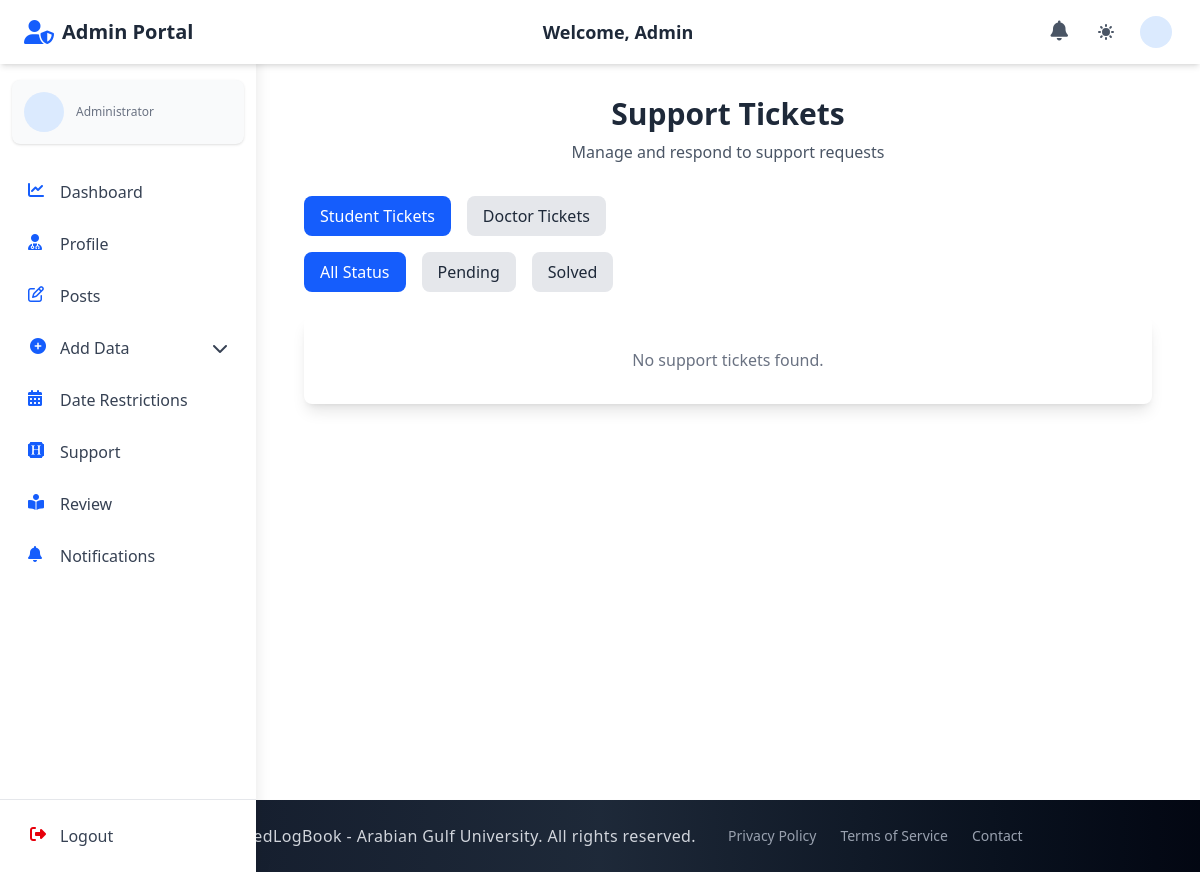
Before: /admin_section/admin_support/ (signed in) with the older database file.
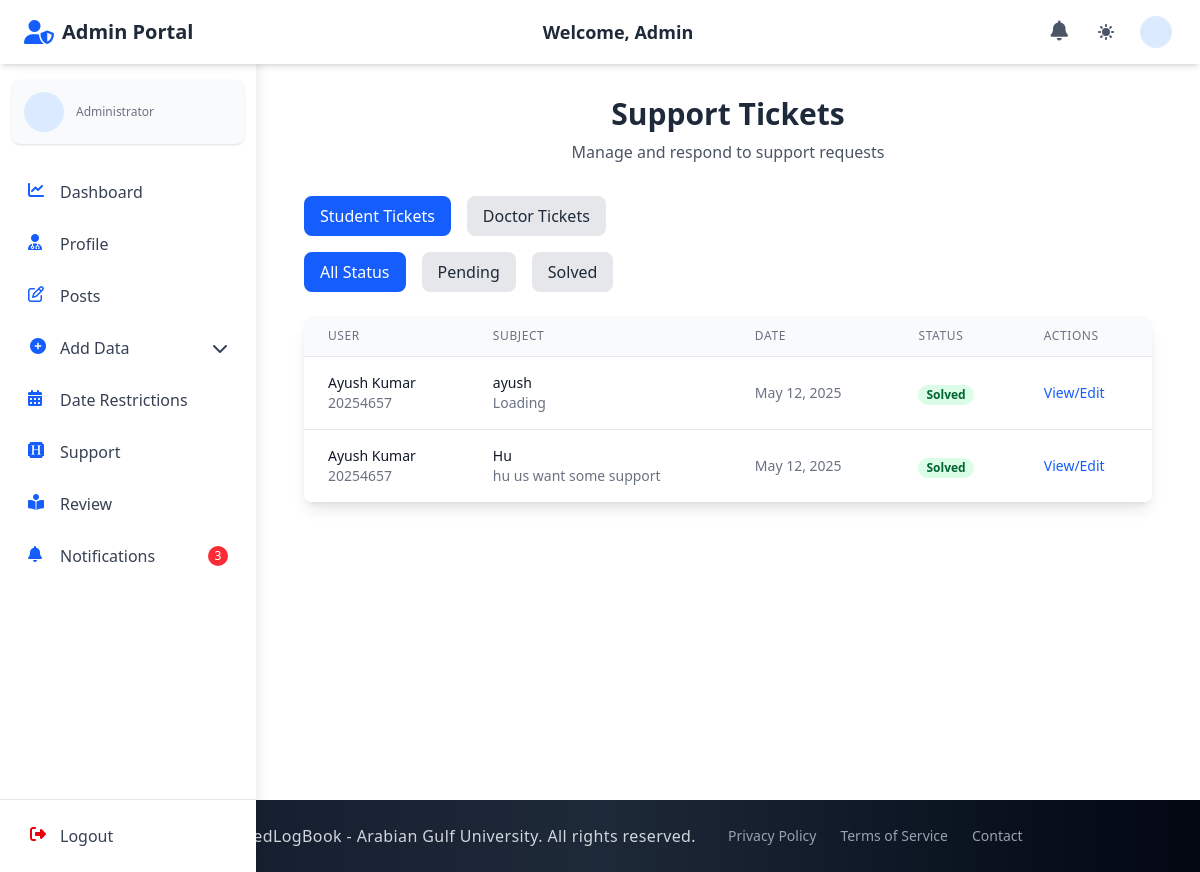
After: the same page with the newer database file.
### student_section/models.py (models this page shows, shortened)
class SupportTicket(models.Model):
    student = models.ForeignKey(Student, on_delete=models.CASCADE, related_name='support_tickets')
    subject = models.CharField(max_length=100)
    description = models.TextField()
    date_created = models.DateTimeField(auto_now_add=True)
    STATUS_CHOICES = [
        ('pending', 'Pending'),
        ('solved', 'Solved')
    ]
    status = models.CharField(max_length=20, choices=STATUS_CHOICES, default='pending')
    admin_comments = models.TextField(blank=True)
    resolved_date = models.DateTimeField(null=True, blank=True)
    class Meta:
        ordering = ['-date_created']
        verbose_name = "Support Ticket"
        verbose_name_plural = "Support Tickets"

### accounts/models.py (models this page shows, shortened)
class Student(models.Model):
    user = models.OneToOneField(
        CustomUser, on_delete=models.CASCADE, related_name="student"
    )
    student_id = models.CharField(max_length=30, unique=True)
    group = models.ForeignKey(
        "admin_section.Group",
        on_delete=models.SET_NULL,
        null=True,
        blank=True,
        related_name="students",
    )

class CustomUser(AbstractUser):
    email = models.EmailField(unique=True)
    first_name = models.CharField(max_length=150, blank=True)
    last_name = models.CharField(max_length=150, blank=True)
    profile_photo = models.ImageField(
        upload_to="profiles/", blank=True, null=True, default="profiles/default.jpg"
    )
    city = models.CharField(max_length=100, blank=True)
    country = models.CharField(max_length=100, blank=True)
    phone_no = models.CharField(max_length=20, blank=True)
    bio = models.TextField(blank=True)
    speciality = models.CharField(max_length=100, blank=True)
    ROLE_CHOICES = (
        ("student", "Student"),
        ("doctor", "Doctor"),
        ("staff", "Staff"),
        ("admin", "Admin"),
    )
    role = models.CharField(max_length=10, choices=ROLE_CHOICES, default="student")
    groups = models.ManyToManyField(
        "auth.Group", related_name="customuser_groups", blank=True
    )
    user_permissions = models.ManyToManyField(
        "auth.Permission", related_name="customuser_permissions", blank=True
    )
    USERNAME_FIELD = "email"
    REQUIRED_FIELDS = ["username"]

### admin_section/views.py (the view)
# urls.py: path("admin_support/", views.admin_support, name="admin_support"),
@login_required
def admin_support(request):
    ticket_type = request.GET.get('type', 'student')
    status_filter = request.GET.get('status', '')
    if ticket_type == 'doctor':
        tickets = DoctorSupportTicket.objects.all().order_by('-date_created')
    else:  # default to student tickets
        tickets = SupportTicket.objects.all().order_by('-date_created')
        ticket_type = 'student'  # ensure valid value
    if status_filter in ['pending', 'solved']:
        tickets = tickets.filter(status=status_filter)
    context = {
        'tickets': tickets,
        'status_filter': status_filter,
        'ticket_type': ticket_type,
    }
    return render(request, "admin_section/admin_support.html", context)

### admin_section/templates/admin_section/admin_support.html (shortened to what this page needs)
{% extends 'base.html' %}
{% block navbar %}
{% include 'components/admin_auth_navbar.html' %}
{% endblock %}
{% block content %}
  <div class="container mx-auto px-4 py-8">
    <div class="text-center mb-8">
      <h2 class="text-3xl font-bold text-gray-800 dark:text-white">Support Tickets</h2>
      <p class="text-gray-600 dark:text-gray-300 mt-2">Manage and respond to support requests</p>
    </div>
    <div class="mb-4 flex flex-wrap gap-4">
      <a href="{% url 'admin_section:admin_support' %}?type=student{% if status_filter %}&status={{ status_filter }}{% endif %}" class="px-4 py-2 rounded-lg {% if ticket_type == 'student' %}bg-blue-600 text-white{% else %}bg-gray-200 text-gray-800 dark:bg-gray-700 dark:text-white{% endif %} hover:bg-blue-700 hover:text-white transition-colors duration-200">
        Student Tickets
      </a>
      <a href="{% url 'admin_section:admin_support' %}?type=doctor{% if status_filter %}&status={{ status_filter }}{% endif %}" class="px-4 py-2 rounded-lg {% if ticket_type == 'doctor' %}bg-purple-600 text-white{% else %}bg-gray-200 text-gray-800 dark:bg-gray-700 dark:text-white{% endif %} hover:bg-purple-700 hover:text-white transition-colors duration-200">
        Doctor Tickets
      </a>
    </div>
    <div class="mb-6 flex flex-wrap gap-4">
      <a href="{% url 'admin_section:admin_support' %}?type={{ ticket_type }}" class="px-4 py-2 rounded-lg {% if not status_filter %}bg-blue-600 text-white{% else %}bg-gray-200 text-gray-800 dark:bg-gray-700 dark:text-white{% endif %} hover:bg-blue-700 hover:text-white transition-colors duration-200">
        All Status
      </a>
      <a href="{% url 'admin_section:admin_support' %}?type={{ ticket_type }}&status=pending" class="px-4 py-2 rounded-lg {% if status_filter == 'pending' %}bg-yellow-500 text-white{% else %}bg-gray-200 text-gray-800 dark:bg-gray-700 dark:text-white{% endif %} hover:bg-yellow-600 hover:text-white transition-colors duration-200">
        Pending
      </a>
      <a href="{% url 'admin_section:admin_support' %}?type={{ ticket_type }}&status=solved" class="px-4 py-2 rounded-lg {% if status_filter == 'solved' %}bg-green-600 text-white{% else %}bg-gray-200 text-gray-800 dark:bg-gray-700 dark:text-white{% endif %} hover:bg-green-700 hover:text-white transition-colors duration-200">
        Solved
      </a>
    </div>
    <div class="bg-white dark:bg-gray-800 rounded-lg shadow-lg overflow-hidden">
      {% if tickets %}
        <table class="min-w-full divide-y divide-gray-200 dark:divide-gray-700">
          <thead class="bg-gray-50 dark:bg-gray-700">
            <tr>
              <th scope="col" class="px-6 py-3 text-left text-xs font-medium text-gray-500 dark:text-gray-300 uppercase tracking-wider">User</th>
              <th scope="col" class="px-6 py-3 text-left text-xs font-medium text-gray-500 dark:text-gray-300 uppercase tracking-wider">Subject</th>
              <th scope="col" class="px-6 py-3 text-left text-xs font-medium text-gray-500 dark:text-gray-300 uppercase tracking-wider">Date</th>
              <th scope="col" class="px-6 py-3 text-left text-xs font-medium text-gray-500 dark:text-gray-300 uppercase tracking-wider">Status</th>
              <th scope="col" class="px-6 py-3 text-left text-xs font-medium text-gray-500 dark:text-gray-300 uppercase tracking-wider">Actions</th>
            </tr>
          </thead>
          <tbody class="bg-white dark:bg-gray-800 divide-y divide-gray-200 dark:divide-gray-700">
            {% for ticket in tickets %}
              <tr class="hover:bg-gray-50 dark:hover:bg-gray-700">
                <td class="px-6 py-4 whitespace-nowrap">
                  {% if ticket_type == 'student' %}
                    <div class="text-sm font-medium text-gray-900 dark:text-white">{{ ticket.student.user.get_full_name }}</div>
                    <div class="text-sm text-gray-500 dark:text-gray-400">{{ ticket.student.student_id }}</div>
                  {% else %}
                    <div class="text-sm font-medium text-gray-900 dark:text-white">Dr. {{ ticket.doctor.user.get_full_name }}</div>
                    <div class="text-sm text-gray-500 dark:text-gray-400">Doctor</div>
                  {% endif %}
                </td>
                <td class="px-6 py-4">
                  <div class="text-sm text-gray-900 dark:text-white">{{ ticket.subject }}</div>
                  <div class="text-sm text-gray-500 dark:text-gray-400 truncate max-w-xs">{{ ticket.description|truncatechars:50 }}</div>
                </td>
                <td class="px-6 py-4 whitespace-nowrap text-sm text-gray-500 dark:text-gray-300">{{ ticket.date_created|date:"M d, Y" }}</td>
                <td class="px-6 py-4 whitespace-nowrap">
                  <span class="px-2 inline-flex text-xs leading-5 font-semibold rounded-full {% if ticket.status == 'solved' %}bg-green-100 text-green-800 dark:bg-green-800 dark:text-green-100{% else %}bg-yellow-100 text-yellow-800 dark:bg-yellow-800 dark:text-yellow-100{% endif %}">
                    {{ ticket.status|title }}
                  </span>
                </td>
                <td class="px-6 py-4 whitespace-nowrap text-sm font-medium">
                  <a href="{% url 'admin_section:resolve_ticket' ticket.id %}?type={{ ticket_type }}" class="text-blue-600 hover:text-blue-900 dark:text-blue-400 dark:hover:text-blue-300">
                    {% if ticket.status == 'pending' %}Resolve{% else %}View/Edit{% endif %}
                  </a>
                </td>
              </tr>
            {% endfor %}
          </tbody>
        </table>
      {% else %}
        <div class="text-center py-8">
          <p class="text-gray-500 dark:text-gray-400">No support tickets found.</p>
        </div>
      {% endif %}
    </div>
  </div>
{% endblock %}

Changed rows visible on the page:
added SupportTicket: student.user.get_full_name "Ayush Kumar", student.student_id "20254657", subject "ayush", description "Loading", date_created "May 12, 2025", status "Solved", shows "View/Edit"
added SupportTicket: student.user.get_full_name "Ayush Kumar", student.student_id "20254657", subject "Hu", description "hu us want some support", date_created "May 12, 2025", status "Solved", shows "View/Edit"
Other visible differences:
{{ admin_unread_notifications_count }}: (not shown) → "3"
text no longer shown: "No support tickets found."
text now shown: "USER SUBJECT DATE STATUS ACTIONS"
